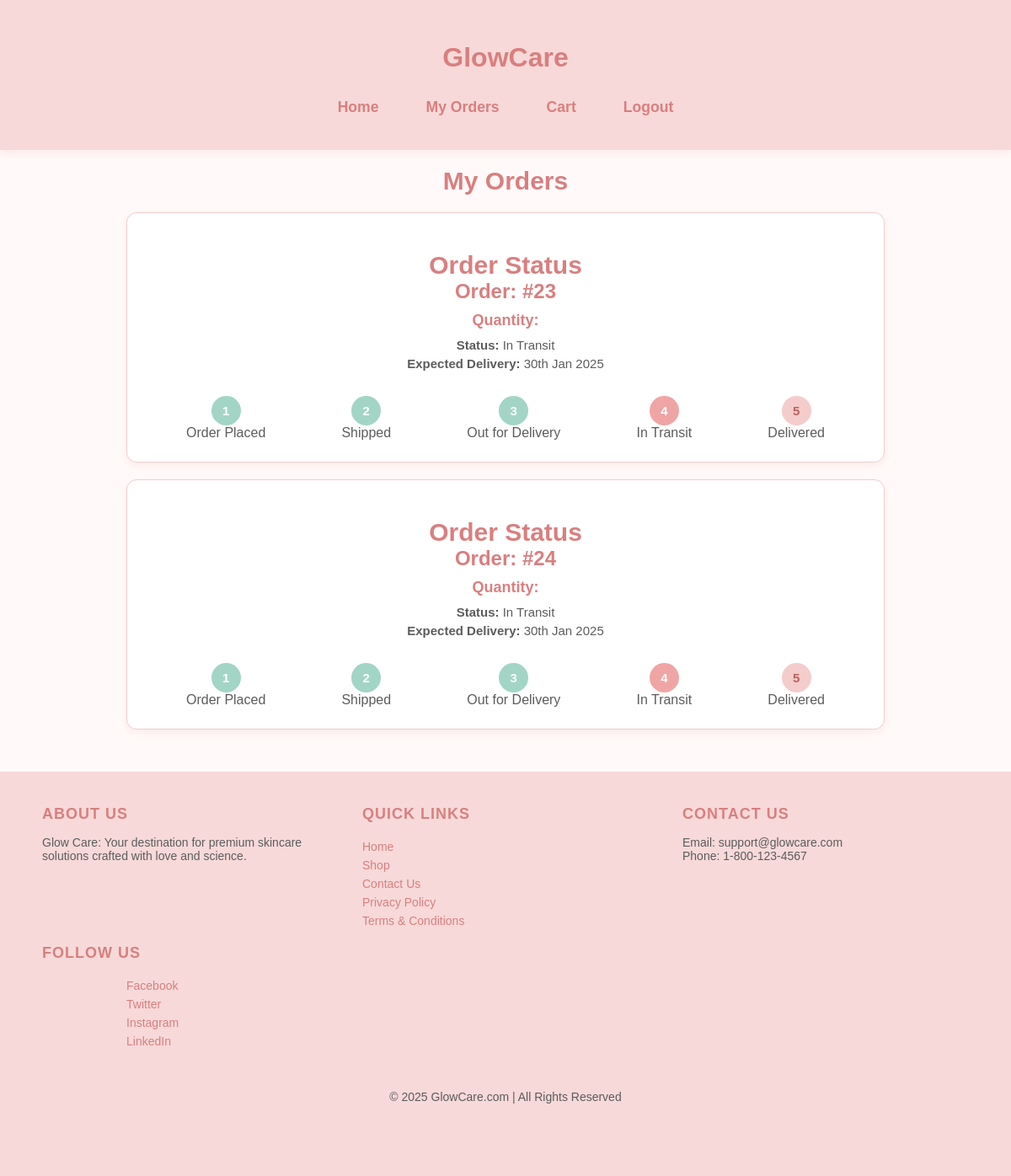
/user/orders/ (signed in), run on an earlier commit of the app's database.
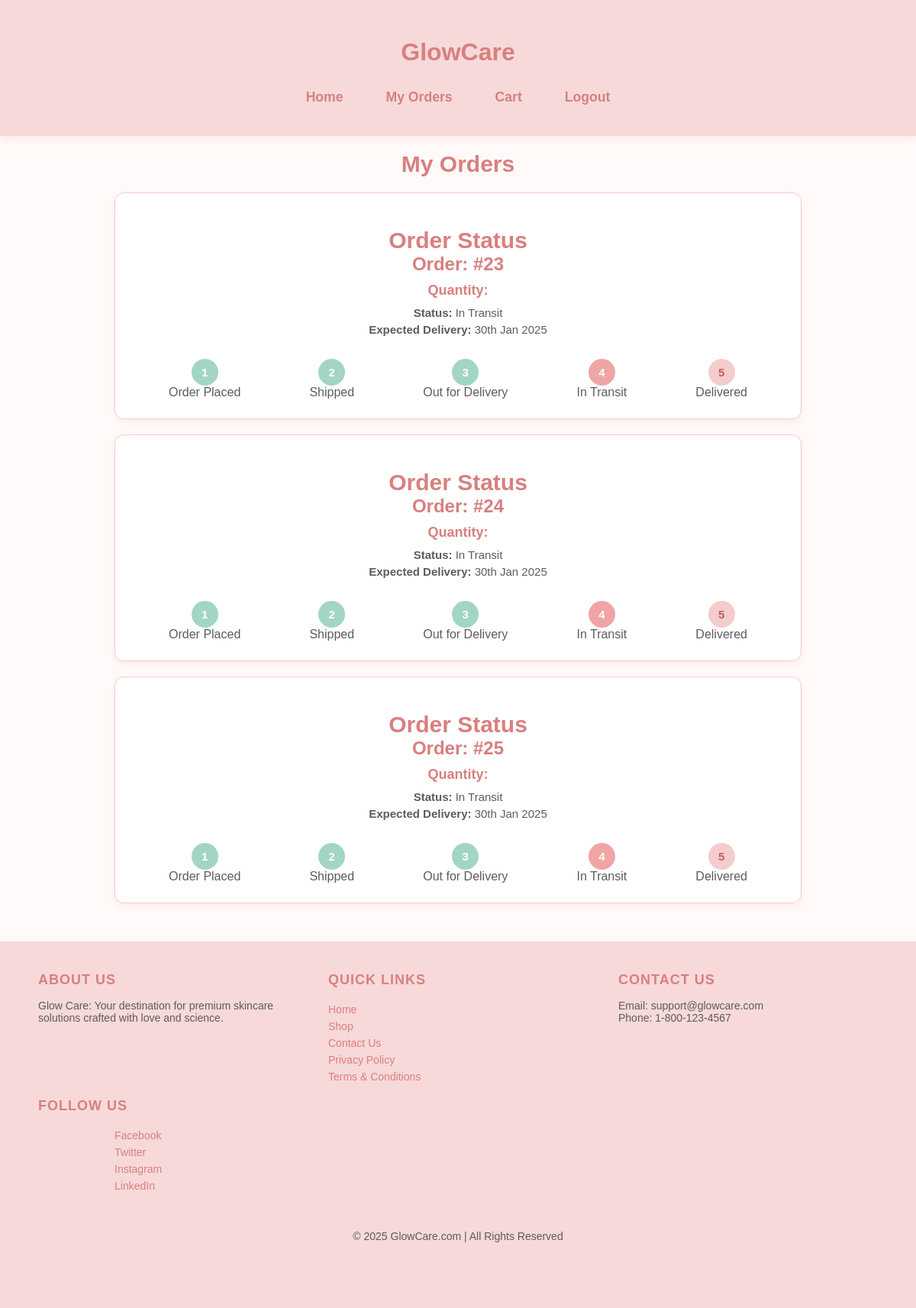
And on a later commit of the database.
### app/models.py (models this page shows, shortened)
class Order(models.Model):
    user = models.ForeignKey(User, on_delete=models.CASCADE)
    ordered_at = models.DateTimeField(auto_now_add=True)
    status = models.CharField(max_length=100, default="Pending")

### app/views.py (the view)
# urls.py: path('user/orders/', views.user_orders, name='user_orders'),
@login_required(login_url='login')  # Ensure user is logged in before proceeding
def user_orders(request):
    orders = Order.objects.filter(user=request.user)
    return render(request, 'user_orders.html', {'orders': orders})

### templates/user_orders.html (shortened to what this page needs)
<!DOCTYPE html>
<html lang="en">
<head>
    {% load static %}
    <link rel="stylesheet" href="{% static 'css/user_order.css' %}">
</head>
<body>
    <header>
        <h1>GlowCare</h1>
        <nav>
            <a href="/">Home</a>
            <a href="{% url 'user_orders' %}">My Orders</a>
            <a href="{% url 'view_cart' %}">Cart</a>
            <a href="{% url 'logout' %}">Logout</a>
        </nav>
    </header>
    <h1>My Orders</h1>
    <div class="main">
    <ul>
        {% for order in orders %}
            <li>
                <div class="order-status-container">
                    <h1>Order Status</h1>
                    <div class="order-summary">
                        <h2>Order: #{{ order.id }}</h2>
                        <h5>Quantity: {{ order.quantity }}</h5>
                        <p><strong>Status:</strong> In Transit</p>
                        <p><strong>Expected Delivery:</strong> 30th Jan 2025</p>
                    </div>
                    <div class="status-timeline">
                        <div class="status-step completed">
                            <div class="status-circle">1</div>
                            <p>Order Placed</p>
                        </div>
                        <div class="status-step completed">
                            <div class="status-circle">2</div>
                            <p>Shipped</p>
                        </div>
                        <div class="status-step completed">
                            <div class="status-circle">3</div>
                            <p>Out for Delivery</p>
                        </div>
                        <div class="status-step current">
                            <div class="status-circle">4</div>
                            <p>In Transit</p>
                        </div>
                        <div class="status-step">
                            <div class="status-circle">5</div>
                            <p>Delivered</p>
                        </div>
                    </div>
                </div>
                </li>
        {% endfor %}
    </ul></div>
    <footer>
        <div class="footer-container">
          <div class="footer-section">
            <h4>About Us</h4>
            <p>Glow Care: Your destination for premium skincare solutions crafted with love and science.</p>
          </div>
          <div class="footer-section">
            <h4>Quick Links</h4>
            <ul>
              <li><a href="/home">Home</a></li>
              <li><a href="/shop">Shop</a></li>
              <li><a href="/contact">Contact Us</a></li>
              <li><a href="/privacy-policy">Privacy Policy</a></li>
              <li><a href="/terms">Terms & Conditions</a></li>
            </ul>
          </div>
          <div class="footer-section">
            <h4>Contact Us</h4>
            <p>Email: support@glowcare.com</p>
            <p>Phone: 1-800-123-4567</p>
          </div>
          <div class="footer-section">
            <h4>Follow Us</h4>
            <ul>
              <li><a href="https://facebook.com/glowcare">Facebook</a></li>
              <li><a href="https://twitter.com/glowcare">Twitter</a></li>
              <li><a href="https://instagram.com/glowcare">Instagram</a></li>
              <li><a href="https://linkedin.com/company/glowcare">LinkedIn</a></li>
            </ul>
          </div>
        </div>
        <div class="footer-bottom">
          <p>&copy; 2025 GlowCare.com | All Rights Reserved</p>
        </div>
      </footer>
</body>
</html>

What changed in the data, as far as the page shows it:
added Order: id "25"
